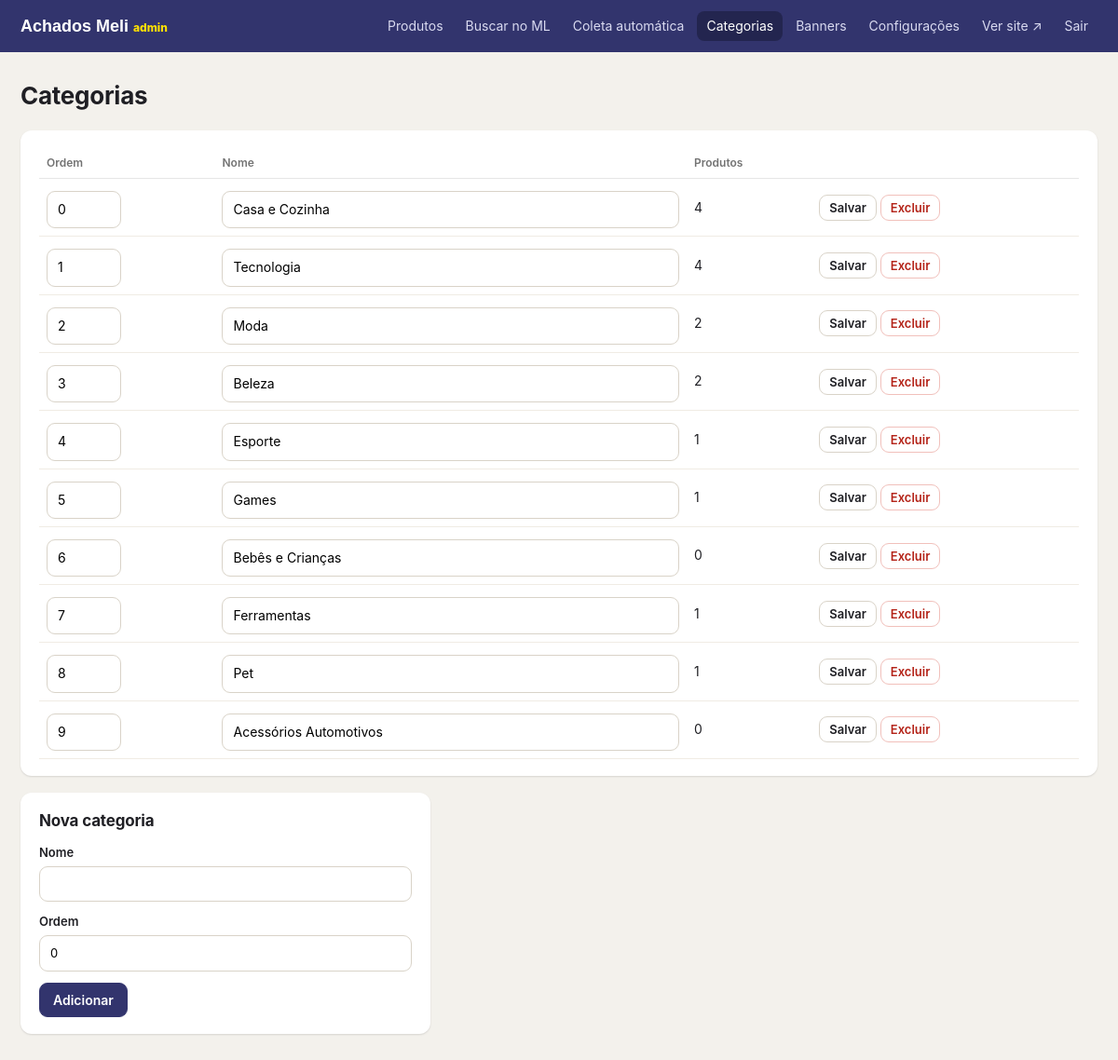
The app's page /admin/categorias.php (signed in) with its own data.
### tables this page shows
CREATE TABLE IF NOT EXISTS categories (
  id INT AUTO_INCREMENT PRIMARY KEY,
  name VARCHAR(255) NOT NULL,
  slug VARCHAR(255) NOT NULL UNIQUE,
  sort_order INT NOT NULL DEFAULT 0
);

### src/helpers.php (called while the page is built, shortened)
<?php
function e(?string $s): string
{
    return htmlspecialchars((string)$s, ENT_QUOTES, 'UTF-8');
}

### admin/categorias.php (the view, shortened to what this page needs)
<?php
require __DIR__ . '/../src/admin_layout.php';
$pdo = db();
$cats = $pdo->query('SELECT c.*, (SELECT COUNT(*) FROM products p WHERE p.category_id = c.id) AS total
    FROM categories c ORDER BY sort_order, name')->fetchAll();
?>
<div class="card">
  <table class="tbl">
    <thead><tr><th>Ordem</th><th>Nome</th><th>Produtos</th><th></th></tr></thead>
    <?php foreach ($cats as $c): $f = 'cat' . (int)$c['id']; ?>
      <tr>
        <td><input form="<?= $f ?>" name="sort_order" type="number" value="<?= (int)$c['sort_order'] ?>" class="w-num"></td>
        <td><input form="<?= $f ?>" name="name" value="<?= e($c['name']) ?>"></td>
        <td><?= (int)$c['total'] ?></td>
        <td class="nowrap">
          <button form="<?= $f ?>" class="btn btn-sm" name="action" value="update">Salvar</button>
          <button form="<?= $f ?>" class="btn btn-sm btn-danger" name="action" value="delete" onclick="return confirm('Excluir categoria?')">Excluir</button>
        </td>
      </tr>
    <?php endforeach; ?>
  </table>
</div>
<form method="post" class="card narrow">
  <h2>Nova categoria</h2>
  <label>Nome <input name="name" required></label>
  <label>Ordem <input name="sort_order" type="number" value="0"></label>
  <button class="btn btn-primary">Adicionar</button>
</form>

### assets/style.css (style rules this page uses)
:root { --brand:#ffe102; --navy:#32346d; --navy-d:#23254f; --bg:#ededed; --paper:#fff; --ink:#1f1f24; --muted:#737373; --line:#e6e6e6; --accent:#32346d; --accent-d:#23254f; --green:#00995c; --blue:#2a5bd7; --r:8px; --shadow:0 1px 2px rgba(0,0,0,.12); }
* { box-sizing:border-box }
html { -webkit-text-size-adjust:100% }
body { margin:0;background:var(--bg);color:var(--ink);font:14px/1.45 Inter,system-ui,-apple-system,Segoe UI,Roboto,sans-serif }
h1,h2,h3 { letter-spacing:-.01em }
body.admin { background:#f3f1ec }
.card { background:#fff;border-radius:12px;padding:18px 20px;box-shadow:var(--shadow);margin-bottom:18px }
.card h2 { font-size:17px;margin:0 0 12px }
.card.narrow { max-width:440px }
.admin label { display:block;font-size:13px;font-weight:600;margin-bottom:12px }
.admin input:not([type=checkbox]),.admin select,.admin textarea { display:block;width:100%;margin-top:5px;font:inherit;font-weight:400;padding:9px 11px;border:1px solid #d9d3c8;border-radius:9px;background:#fff }
.btn { display:inline-block;font:600 14px Inter,sans-serif;padding:9px 14px;border-radius:9px;border:1px solid #d9d3c8;background:#fff;color:var(--ink);cursor:pointer;text-decoration:none;white-space:nowrap }
.btn-primary { background:var(--accent);border-color:var(--accent);color:#fff }
.btn-danger { color:#b42318;border-color:#f1c0bb }
.btn-sm { padding:5px 10px;font-size:13px }
.tbl { width:100%;border-collapse:collapse;font-size:14px }
.tbl th { text-align:left;font-size:12px;color:var(--muted);font-weight:600;padding:8px;border-bottom:1px solid var(--line) }
.tbl td { padding:8px;border-bottom:1px solid #f0ece4;vertical-align:middle }
.tbl input { margin:0 }
.w-num { width:80px!important }
.nowrap { white-space:nowrap }

### records on screen
categories: sort_order "0", name "Casa e Cozinha", total "4"
categories: sort_order "1", name "Tecnologia", total "4"
categories: sort_order "2", name "Moda", total "2"
categories: sort_order "3", name "Beleza", total "2"
categories: sort_order "4", name "Esporte", total "1"
categories: sort_order "5", name "Games", total "1"
categories: sort_order "6", name "Bebês e Crianças", total "0"
categories: sort_order "7", name "Ferramentas", total "1"
categories: sort_order "8", name "Pet", total "1"
categories: sort_order "9", name "Acessórios Automotivos", total "0"

### other values on screen
$site "Achados Meli"
$label "Produtos"
$label "Buscar no ML"
$label "Coleta automática"
$label "Categorias"
$label "Banners"
$label "Configurações"
$title "Categorias"
